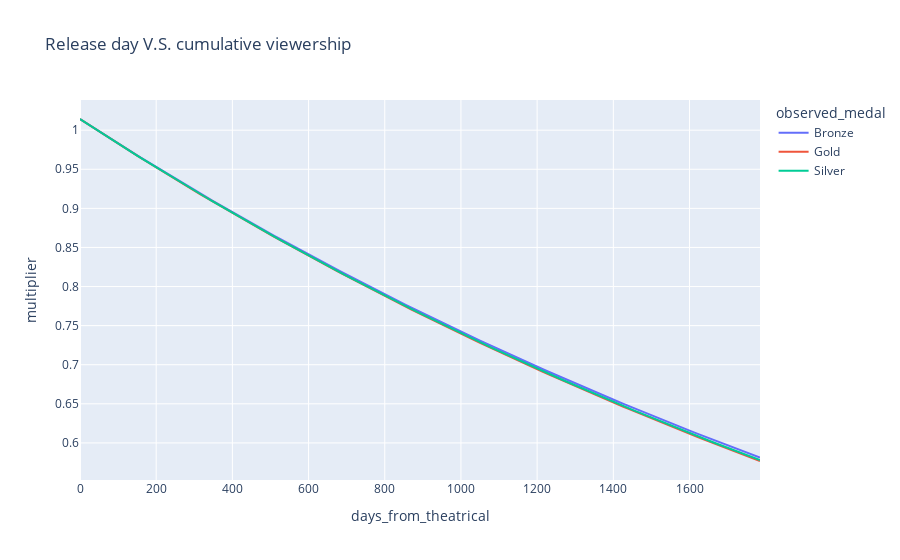

Source (notebook cell):
### Code cell
plot_df = scoring_data.groupby(['days_from_theatrical', 'observed_medal']).mean().reset_index()
fig = px.line(plot_df, x="days_from_theatrical", y="multiplier", color = 'observed_medal',
              title='Release day V.S. cumulative viewership')
fig.show()
